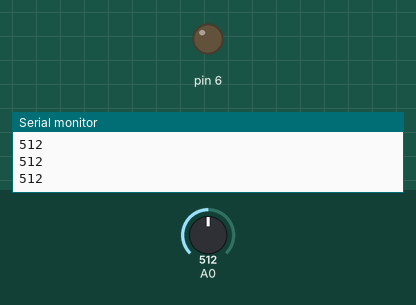
This sketch was run on a simulated Arduino Uno, built with avr-gcc and run on an emulated ATmega328P. Parts: output pins drawn as LEDs (lit = HIGH), the last lines printed to the serial monitor. The inputs (shaded band) are chosen by the test bench; at power-on: A0 = 512.

Above: at 1.2 s.
1.3 s: A0 set to 536
2.8 s: A0 set to 562
At 3.3 s:
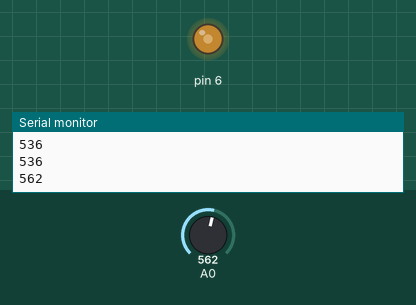
5.8 s: A0 set to 540
At 6.4 s:
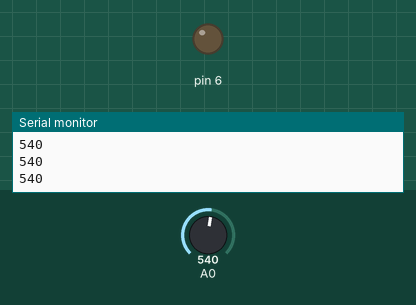
7.3 s: A0 set to 560
At 8.7 s:
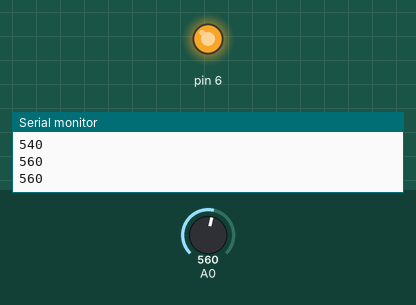
Timing chart, 0 to 11.3 s (numbered marks = the images above; inputs shaded):
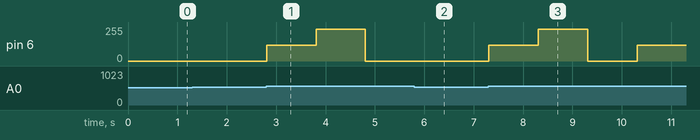

The sketch:

sound_analog.ino
```cpp
int light = 0;

void setup() {
  Serial.begin(9600);
  pinMode(A0, INPUT);
  pinMode(6, OUTPUT);
}

void loop() {
  int value = analogRead(A0);
  Serial.println(value);
  if(value > 550){
    light += 120;
    if(light > 240) light = 0;
    analogWrite(6, light);
    delay(1000);
  }
}
```

Measured:
- the behaviour switches between 550 and 551 on A0 (found by bisection; images 0 and 1)
- after the input at 2.8 s, pin 6: 0/255 → 120/255 at once, → 240/255 1.0 s later, → 0/255 1.0 s later
- after the input at 5.8 s, pin 6: stays 0/255 (without the input it goes to 240/255 after 0.01 s)
- after the input at 7.3 s, pin 6: 0/255 → 120/255 at once, → 240/255 1.0 s later, → 0/255 1.0 s later, → 120/255 1.0 s later
